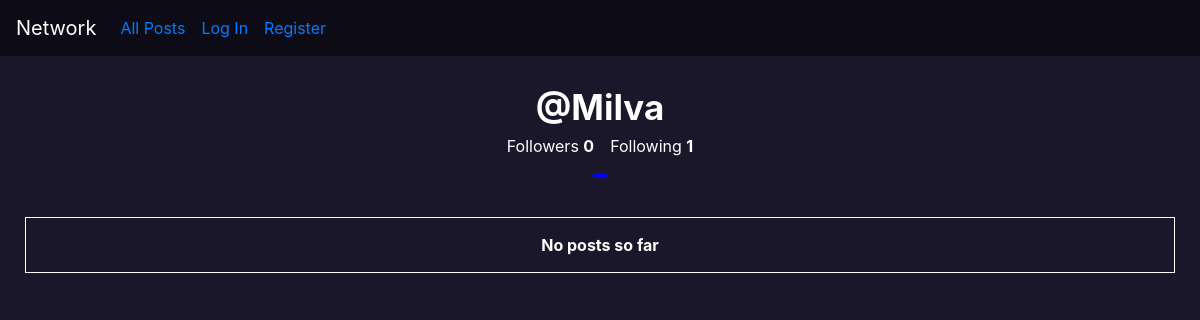
Page /profile/Milva on the earlier database version.
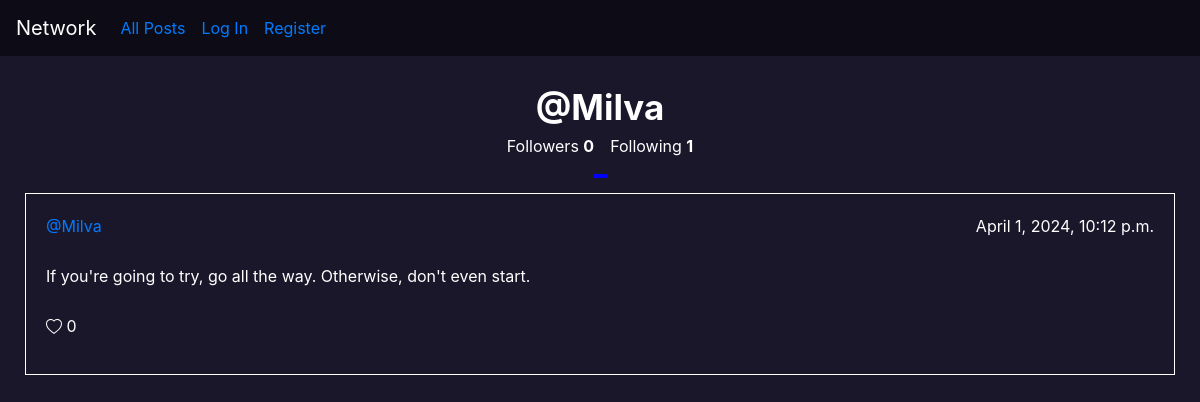
Same page on the later database version.
### network/models.py (models this page shows)
class Post(models.Model):
    user = models.ForeignKey(User, on_delete = models.CASCADE, related_name='post_user')
    text = models.CharField(max_length=280)
    date = models.DateTimeField(default=timezone.now())
    likes = models.ManyToManyField(User,blank=True, related_name='likes')

class User(AbstractUser):
    pass

### network/views.py (the view)
# urls.py: path("profile/<str:username>", views.profile, name='profile'),
def profile(request, username):
    user = User.objects.get(username=username)
    follwing = Profile.objects.filter(follower=user.pk).count()
    followers = Profile.objects.filter(user=user.pk).count()
    posts = Post.objects.filter(user=user).order_by('-date')
    return render(request, "network/profile.html", {'username':user,'followers':followers,'following':follwing,'posts':posts, 'logged_user':request.user})

### network/templates/network/profile.html (shortened to what this page needs)
{% extends "network/layout.html" %}
{% load static %}
{% block body %}
<div class="mid_section">
    <div id="presentation">
        <strong id="username">@{{username}}</strong>
        <div class="follow_information">
            <p>Followers <strong id="followers">{{followers}}</strong></p>
            <p>Following <strong id="following">{{following}}</strong></p>
        </div>
        <div class="follow_information">
            <button id="follow_buttom"></button>
        </div>
    </div>
    {% if posts %}
        {% for post in posts %}
            <div class="post">
                <div class="top">
                    <a href="{% url 'profile' username=post.user %}" >@{{ post.user }}</a>
                    <p>{{ post.date }}</p>
                </div>
                <div>
                    <p>{{ post.text }}</p>
                </div>
                <div>
                    <p> {{ post.likes.all.count }}</p>
                </div>
            </div>
        {% endfor %}
    {% else %}
        <br>
        <div id="no_post">
            <strong>No posts so far</strong>
        </div>
    {% endif %}
</div>
{% endblock %}

Differences in the rows shown:
added Post: user "Milva", date "April 1, 2024, 10:12 p.m.", text "If you're going to try, go all the way. Otherwise, don't even start.", likes.all.count "0"
Other differences:
text no longer shown: "No posts so far"
